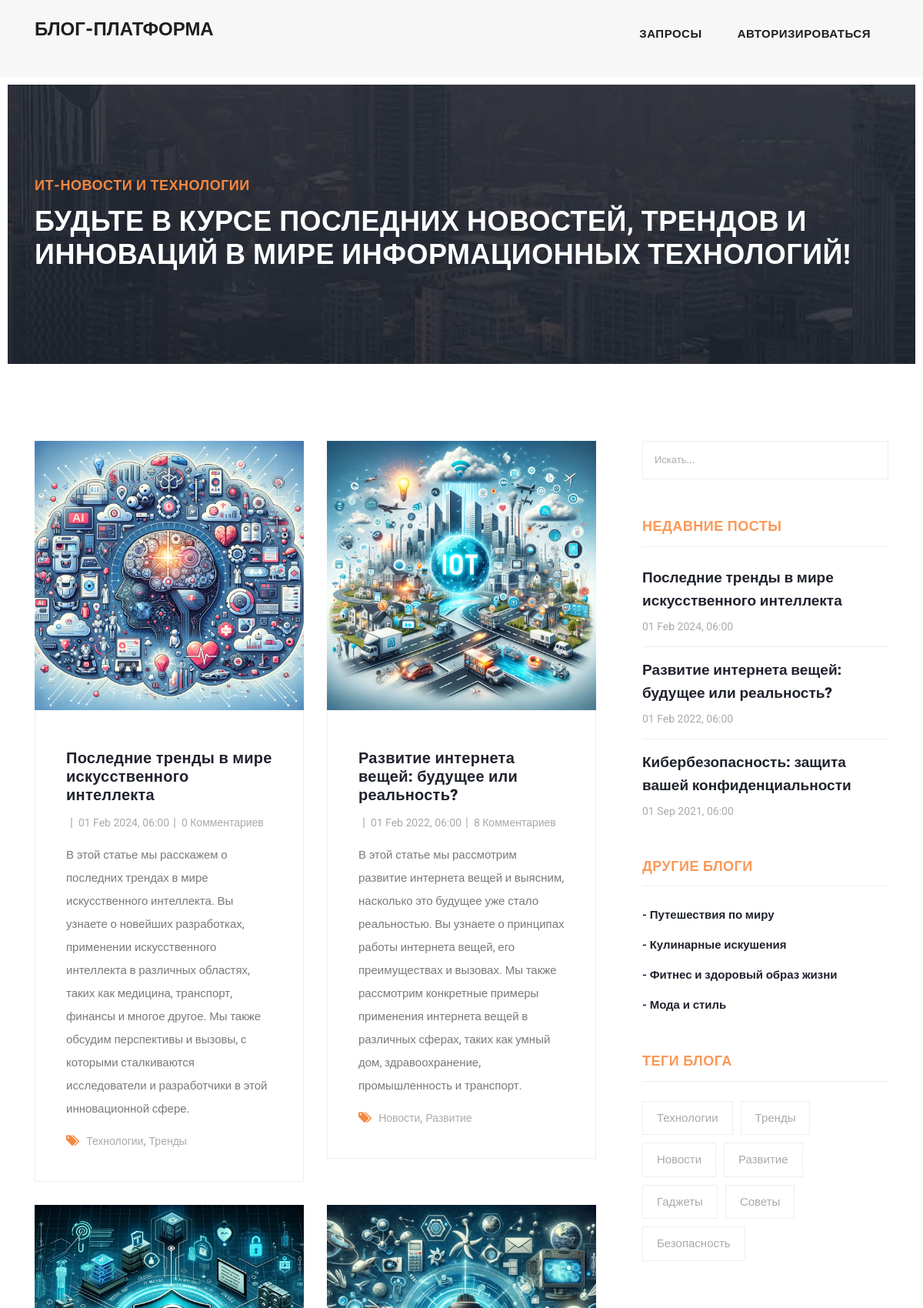
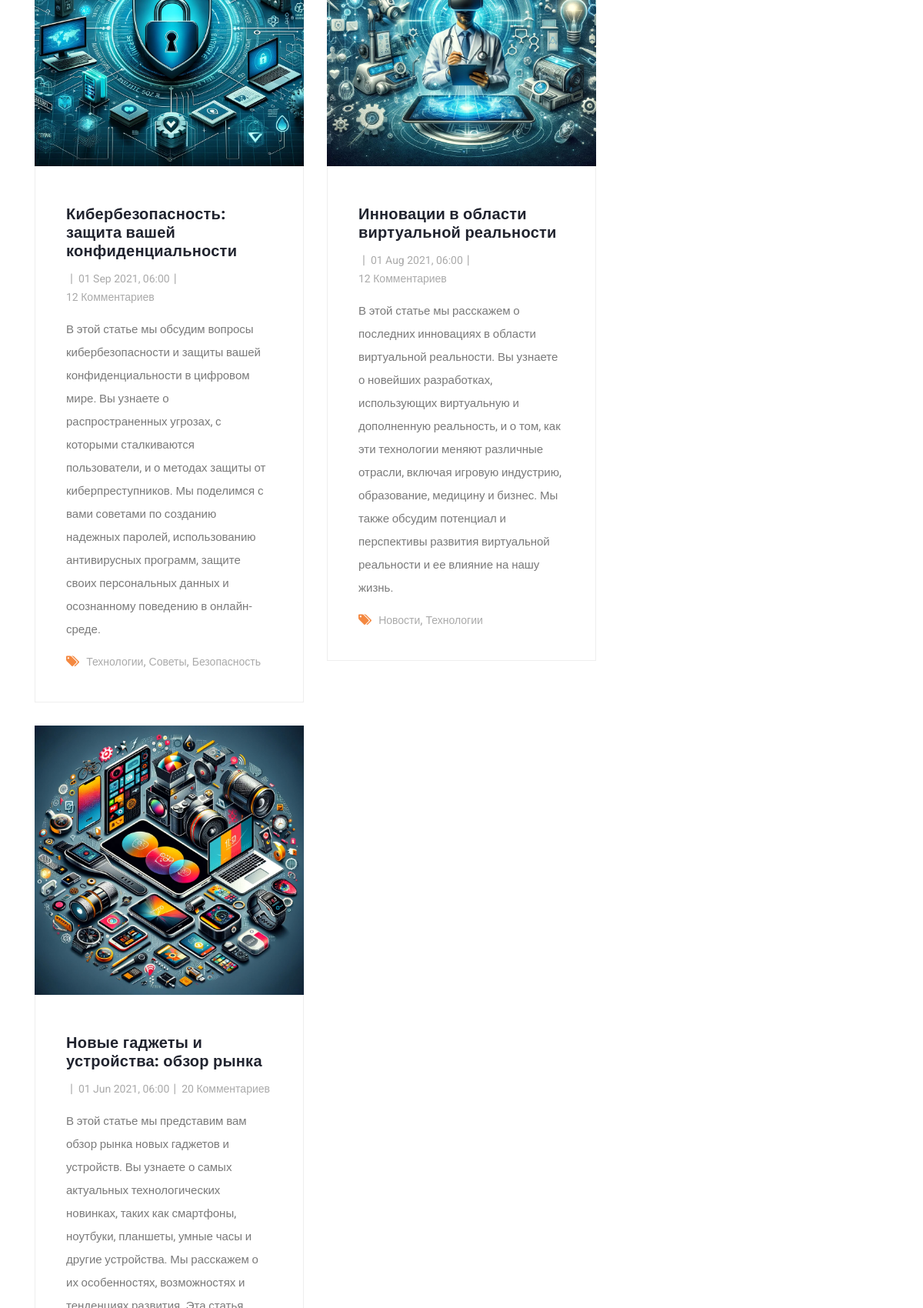
Page /blog/it-novosti-i-tekhnologii/ (upper part) on the committed database (2 pictures, top to bottom).
### apps/app/models.py (models this page shows, shortened)
class Blog(models.Model):
    name = models.CharField(max_length=100,
                            unique=True,
                            verbose_name="Название блога",
                            help_text="Название блога уникальное. Ограничение 100 знаков")
    slug_name = models.SlugField(unique=True,
                                 verbose_name="Slug поле названия",
                                 help_text="Название написанное транслитом, для человекочитаемости. Название уникальное.")
    headline = models.TextField(max_length=255,
                                verbose_name="Короткий слоган",
                                null=True, blank=True,
                                help_text="Ограничение 255 символов.")
    description = models.TextField(null=True, blank=True,
                                   verbose_name="Описание блога",
                                   help_text="О чем этот блог? Для кого он, в чем его ценность?")
    created_at = models.DateTimeField(
        auto_now_add=True
    )  # Дата и время создания объекта сущности в базе данных
    updated_at = models.DateTimeField(
        auto_now=True
    )  # Дата и время обновления объекта сущности в базе данных
    class Meta:
        verbose_name = "Блог"
        verbose_name_plural = "Блоги"
        unique_together = (
            'name', 'slug_name'
        )  # Условие на то, что поля 'name' и 'slug_name' должны создавать уникальную группу

class Entry(models.Model):
    DRAFT = 'draft'
    PUBLISHED = 'published'
    SCHEDULED = 'scheduled'
    STATUS_CHOICES = [
        (DRAFT, 'Черновик'),
        (PUBLISHED, 'Опубликовано'),
        (SCHEDULED, 'Отложено'),
    ]
    blog = models.ForeignKey(Blog, on_delete=models.CASCADE,
                             related_name="entryes",
                             verbose_name="блог")  # related_name позволяет создать обратную связь
    headline = models.CharField(max_length=255,
                                verbose_name="заголовок статьи")
    slug_headline = models.SlugField(null=True,
                                     blank=True,
                                     editable=False,
                                     max_length=255,
                                     verbose_name="slug заголовок",
                                     help_text="""Если не указать,
        то конвертирует самостоятельно, если указать, то запишет,
        что указали (slug значение)""")  # Можно указать primary_key=True, тогда будет идентифицироваться в БД вместо id
    summary = models.TextField(verbose_name="краткое описание")
    body_text = HTMLField('текст статьи', default='', blank=True)
    image = models.ImageField(upload_to='image_entry',
                              default='image_entry/default.jpg',
                              null=True,
                              blank=True,
                              verbose_name="картинка")
    pub_date = models.DateTimeField(null=True,
                                    blank=True,
                                    verbose_name="дата публикации")
    status = models.CharField(max_length=20, choices=STATUS_CHOICES,
                              default=PUBLISHED, blank=True)
    mod_date = models.DateField(auto_now=True)
    authors = models.ManyToManyField(AuthorProfile,
                                     related_name="entrys",
                                     verbose_name="авторы",
                                     help_text="""Укажите
                                     автора и соавторов, если они есть.
                                     Зажмите Ctrl, чтобы выделить несколько
                                     авторов""")
    number_of_comments = models.IntegerField(default=0, blank=True)
    number_of_pingbacks = models.IntegerField(default=0, blank=True)
    rating = models.FloatField(default=0.0, blank=True)
    tags = models.ManyToManyField('Tag', verbose_name="теги статьи")
    class Meta:
        unique_together = ('blog', 'headline', 'slug_headline')
        ordering = ('-pub_date',)  # При выводе запроса проводить сортировку по дате
        permissions = [
            ("can_view_entry", "Может просматривать статью"),
            ("can_add_entry", "Может создать статью"),
            ("can_change_entry", "Может изменять статью"),
            ("can_delete_entry", "Может удалять статью"),
        ]

class Tag(models.Model):
    name = models.CharField(max_length=50,
                            help_text="Ограничение на 50 символов",
                            verbose_name="Имя тега")
    slug_name = models.SlugField()
    created_at = models.DateTimeField(
        auto_now_add=True
    )  # Дата и время создания объекта сущности в базе данных
    updated_at = models.DateTimeField(
        auto_now=True
    )  # Дата и время обновления объекта сущности в базе данных

### apps/app/views.py (the view)
# urls.py: path('blog/<slug:name>/', BlogView.as_view(), name='blog'),
class BlogView(TemplateView):
    template_name = 'app/blog.html'
    def get_context_data(self, **kwargs):
        context = super().get_context_data(**kwargs)
        blog = get_object_or_404(Blog, slug_name=kwargs["name"])  # Если в БД не было найдено объекта, то возвращается ошибка 404
        blogs = Blog.objects.exclude(id=blog.id)
        resent_posts = blog.entryes.all()[:3]  # Вывести последние 3 поста
        context['blog'] = blog
        context['blogs'] = blogs
        context["blog_tags"] = Tag.objects.filter(entry__blog=blog).distinct()
        context['resent_posts'] = resent_posts
        return context

### apps/app/templates/app/blog.html (shortened to what this page needs)
{% extends 'app/base_blog.html' %}
{% load static %}
{% block banner %}
    <div class="heading-page header-text">
      <section class="page-heading">
        <div class="container">
          <div class="row">
            <div class="col-lg-12">
              <div class="text-content">
                <h4>{{ blog.name }}</h4>
                <h2>{{ blog.headline }}</h2>
              </div>
            </div>
          </div>
        </div>
      </section>
    </div>
    {% endblock %}
{% block content %}
    <section class="blog-posts grid-system">
      <div class="container">
        <div class="row">
          <div class="col-lg-8">
            <div class="all-blog-posts">
              <div class="row">
                  {% for post in blog.entryes.all %}
                <div class="col-lg-6">
                  <div class="blog-post">
                    <div class="blog-thumb">
                      <img src="{{ post.image.url }}" alt="">
                    </div>
                    <div class="down-content">
                      <a href="{% url 'app:post-detail' post.slug_headline %}"><h4>{{ post.headline }}</h4></a>
                      <ul class="post-info">
                        <li>
                        </li>
                        <li><a href="#">{{ post.pub_date|date:"d M Y, H:i"  }}</a></li>
                        <li><a href="{% url 'app:post-detail' post.slug_headline %}#comments">{{ post.number_of_comments }} Комментариев</a></li>
                      </ul>
                      <p>{{ post.summary }}</p>
                      <div class="post-options">
                        <div class="row">
                          <div class="col-lg-12">
                            <ul class="post-tags">
                              <li><i class="fa fa-tags"></i></li>
                              {% for tag in post.tags.all %}
                              <li><a href="#">{{ tag.name }}</a>{% if not forloop.last %},{% endif %}</li>
                              {% endfor %}
                            </ul>
                          </div>
                        </div>
                      </div>
                    </div>
                  </div>
                </div>
                  {% endfor %}
              </div>
            </div>
          </div>
          <div class="col-lg-4">
            <div class="sidebar">
              <div class="row">
                <div class="col-lg-12">
                  <div class="sidebar-item search">
                    <form id="search_form" name="gs" method="GET" action="#">
                      <input type="text" name="q" class="searchText" placeholder="Искать..." autocomplete="on">
                    </form>
                  </div>
                </div>
                <div class="col-lg-12">
                  <div class="sidebar-item recent-posts">
                    <div class="sidebar-heading">
                      <h2>Недавние посты</h2>
                    </div>
                    <div class="content">
                      <ul>
                        {% for post in resent_posts %}
                          <li><a href="{% url 'app:post-detail' post.slug_headline %}">
                          <h5>{{ post.headline }}</h5>
                          <span>{{ post.pub_date|date:"d M Y, H:i"  }}</span>
                        </a></li>
                          {% endfor %}
                      </ul>
                    </div>
                  </div>
                </div>
                <div class="col-lg-12">
                  <div class="sidebar-item categories">
                    <div class="sidebar-heading">
                      <h2>Другие блоги</h2>
                    </div>
                    <div class="content">
                      <ul>
                          {% for blog in blogs %}
                              <li><a href="{% url 'app:blog' blog.slug_name %}">- {{ blog.name }}</a></li>
                          {% endfor %}
                      </ul>
                    </div>
                  </div>
                </div>
                  <div class="col-lg-12">
                  <div class="sidebar-item tags">
                    <div class="sidebar-heading">
                      <h2>Теги блога</h2>
                    </div>
                    <div class="content">
                      <ul>
                        {% for tag in blog_tags %}
                        <li><a href="#">{{ tag.name }}</a></li>
                        {% endfor %}
                      </ul>
                    </div>
                  </div>
                </div>
              </div>
            </div>
          </div>
        </div>
      </div>
    </section>
{% endblock %}

### apps/app/static/app/assets/css/templatemo-stand-blog.css (style rules this page uses)
body { font-family: 'Roboto', sans-serif; overflow-x: hidden; text-rendering: optimizeLegibility; -webkit-font-smoothing: antialiased; -moz-osx-font-smoothing: grayscale; }
p { margin-bottom: 0px; font-size: 15px; font-weight: 400; color: #7a7a7a; line-height: 30px; }
a { text-decoration: none!important; }
ul { padding: 0; margin: 0; list-style: none; }
h1,h2,h3,h4,h5,h6 { margin: 0px; }
.heading-page { padding-top: 110px; }
.page-heading { margin: 0px 10px; padding: 120px 0px; text-align: left; background-position: center center; background-repeat: no-repeat; background-size: cover; background-image: url(../images/heading-bg.jpg); }
.page-heading .text-content h4 { color: #f48840; font-size: 18px; text-transform: uppercase; font-weight: 900; letter-spacing: 0.5px; margin-bottom: 15px; }
.page-heading .text-content h2 { color: #fff; font-size: 36px; font-weight: 700; text-transform: uppercase; letter-spacing: 0.5px; }
.blog-posts { margin-top: 100px; }
.blog-posts .blog-post { margin-bottom: 30px; }
.blog-posts .blog-thumb img { width: 100%; overflow: hidden; }
.blog-posts .down-content { padding: 40px; border-right: 1px solid #eee; border-left: 1px solid #eee; border-bottom: 1px solid #eee; }
.blog-posts .down-content h4 { font-size: 24px; letter-spacing: 0.5px; font-weight: 900; color: #20232e; margin: 10px 0px 12px 0px; }
.blog-posts .down-content ul.post-info li { display: inline-block; margin-right: 8px; }
.blog-posts .down-content ul.post-info li:after { content: '|'; color: #aaa; margin-left: 8px; }
.blog-posts .down-content h4 { font-size: 20px; letter-spacing: 0.25px; }
.grid-system .down-content ul.post-info li { margin-right: 3px; }
.grid-system .down-content ul.post-info li:after { margin-left: 5px; }
.blog-posts .down-content ul.post-info li:last-child::after { display: none; }
.blog-posts .down-content ul.post-info li a { font-size: 14px; color: #aaa; font-weight: 400; transition: all .3s; }
.blog-posts .down-content p { margin: 15px 0px; }
.blog-posts .down-content ul.post-tags li, .blog-posts .down-content ul.post-share li { display: inline-block; }
.blog-posts .down-content ul.post-tags li:first-child i, .blog-posts .down-content ul.post-share li:first-child i { color: #f48840; margin-right: 5px; }
.blog-posts .down-content ul.post-tags li, .blog-posts .down-content ul.post-share li { color: #aaa; }
.blog-posts .down-content ul.post-tags li a, .blog-posts .down-content ul.post-share li a { font-size: 14px; color: #aaa; font-weight: 400; transition: all .3s; }
.blog-posts .sidebar-heading h2 { font-size: 18px; text-transform: uppercase; font-weight: 900; letter-spacing: 0.5px; color: #20232e; border-bottom: 1px solid #eee; padding-bottom: 15px; margin-bottom: 25px; }
.sidebar { margin-left: 30px; }
.sidebar .sidebar-item { margin-top: 50px; }
.sidebar .search { margin-top: 0px; }
.sidebar .sidebar-heading h2 { font-size: 18px; text-transform: uppercase; font-weight: 900; letter-spacing: 0.5px; color: #fb9857; border-bottom: 1px solid #eee; padding-bottom: 15px; margin-bottom: 25px; }
.sidebar .search input { width: 100%; height: 50px; border: 1px solid #eee; font-size: 13px; font-weight: 500; color: #7a7a7a; outline: none; padding: 0px 15px; }
.sidebar .search input::placeholder { color: #aaa; }
.sidebar .recent-posts ul li { margin-bottom: 15px; padding-bottom: 15px; border-bottom: 1px solid #eee; }
.sidebar .recent-posts ul li:last-child { margin-bottom: 0px; padding-bottom: 0px; border-bottom: none; }
.sidebar .recent-posts ul li h5 { font-size: 19px; font-weight: 900; color: #20232e; line-height: 30px; transition: all 0.3s; }
.sidebar .recent-posts ul li span { display: block; font-size: 14px; color: #aaa; margin-top: 8px; }
.sidebar .categories ul li { margin-bottom: 15px; }
.sidebar .categories ul li:last-child { margin-bottom: 0px; }
.sidebar .categories ul li a { font-size: 15px; font-weight: 700; color: #20232e; transition: all .3s; }
.sidebar .tags ul li { margin-right: 6px; display: inline-block; }
.sidebar .tags ul li { margin-bottom: 10px; }
.sidebar .tags ul li a { font-size: 15px; font-weight: 500; color: #aaa; display: inline-block; border: 1px solid #eee; padding: 10px 18px; transition: all .3s; }

### rows in the picture
Blog: name "ИТ-НОВОСТИ И ТЕХНОЛОГИИ", headline "БУДЬТЕ В КУРСЕ ПОСЛЕДНИХ НОВОСТЕЙ, ТРЕНДОВ И ИННОВАЦИЙ В МИРЕ ИНФОРМАЦИОННЫХ ТЕХНОЛОГИЙ!"
Entry: image (picture), headline "Последние тренды в мире искусственного интеллекта", pub_date "01 Feb 2024, 06:00", number_of_comments "0", summary "В этой статье мы расскажем о последних трендах в мире искусственного интеллекта. Вы узнаете о новейших разработках, применении искусственного интеллекта в различных областях, таких как медицина, транспорт, финансы и многое другое. Мы также обсудим перспективы и вызовы, с которыми сталкиваются исследователи и разработчики в этой инновационной сфере."
Tag: name "Технологии"
Tag: name "Тренды"
Entry: image (picture), headline "Развитие интернета вещей: будущее или реальность?", pub_date "01 Feb 2022, 06:00", number_of_comments "8", summary "В этой статье мы рассмотрим развитие интернета вещей и выясним, насколько это будущее уже стало реальностью. Вы узнаете о принципах работы интернета вещей, его преимуществах и вызовах. Мы также рассмотрим конкретные примеры применения интернета вещей в различных сферах, таких как умный дом, здравоохранение, промышленность и транспорт."
Tag: name "Новости"
Tag: name "Развитие"
Entry: image (picture), headline "Кибербезопасность: защита вашей конфиденциальности", pub_date "01 Sep 2021, 06:00", number_of_comments "12", summary "В этой статье мы обсудим вопросы кибербезопасности и защиты вашей конфиденциальности в цифровом мире. Вы узнаете о распространенных угрозах, с которыми сталкиваются пользователи, и о методах защиты от киберпреступников. Мы поделимся с вами советами по созданию надежных паролей, использованию антивирусных программ, защите своих персональных данных и осознанному поведению в онлайн-среде."
Tag: name "Советы"
Tag: name "Безопасность"
Entry: image (picture), headline "Инновации в области виртуальной реальности", pub_date "01 Aug 2021, 06:00", number_of_comments "12", summary "В этой статье мы расскажем о последних инновациях в области виртуальной реальности. Вы узнаете о новейших разработках, использующих виртуальную и дополненную реальность, и о том, как эти технологии меняют различные отрасли, включая игровую индустрию, образование, медицину и бизнес. Мы также обсудим потенциал и перспективы развития виртуальной реальности и ее влияние на нашу жизнь."
Entry: image (picture), headline "Новые гаджеты и устройства: обзор рынка", pub_date "01 Jun 2021, 06:00", number_of_comments "20"
Blog: name "Путешествия по миру"
Blog: name "Кулинарные искушения"
Blog: name "Фитнес и здоровый образ жизни"
Blog: name "Мода и стиль"
Tag: name "Гаджеты"
